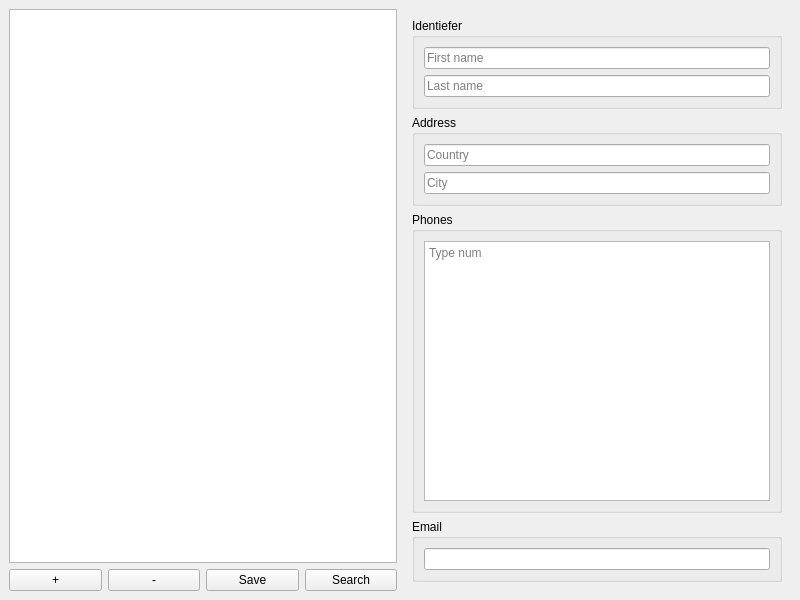
<?xml version="1.0" encoding="UTF-8"?>
<ui version="4.0">
 <class>MainWindow</class>
 <widget class="QMainWindow" name="MainWindow">
  <property name="geometry">
   <rect>
    <x>0</x>
    <y>0</y>
    <width>800</width>
    <height>600</height>
   </rect>
  </property>
  <property name="windowTitle">
   <string>MainWindow</string>
  </property>
  <widget class="QWidget" name="centralwidget">
   <layout class="QHBoxLayout" name="horizontalLayout_2">
    <item>
     <layout class="QVBoxLayout" name="verticalLayout_5">
      <item>
       <widget class="QListView" name="contactlist"/>
      </item>
      <item>
       <layout class="QHBoxLayout" name="toolbar">
        <item>
         <widget class="QPushButton" name="addButton">
          <property name="text">
           <string>+</string>
          </property>
         </widget>
        </item>
        <item>
         <widget class="QPushButton" name="deleteButton">
          <property name="text">
           <string>-</string>
          </property>
         </widget>
        </item>
        <item>
         <widget class="QPushButton" name="saveButton">
          <property name="text">
           <string>Save</string>
          </property>
         </widget>
        </item>
        <item>
         <widget class="QPushButton" name="searchButton">
          <property name="text">
           <string>Search</string>
          </property>
         </widget>
        </item>
       </layout>
      </item>
     </layout>
    </item>
    <item>
     <widget class="QFrame" name="dataFrame">
      <layout class="QVBoxLayout" name="datalayout">
       <item>
        <widget class="QGroupBox" name="IdentieferBox">
         <property name="title">
          <string>Identiefer</string>
         </property>
         <layout class="QVBoxLayout" name="verticalLayout_2">
          <item>
           <widget class="QLineEdit" name="fnameEdit">
            <property name="placeholderText">
             <string>First name</string>
            </property>
           </widget>
          </item>
          <item>
           <widget class="QLineEdit" name="lnameEdit">
            <property name="placeholderText">
             <string>Last name</string>
            </property>
           </widget>
          </item>
         </layout>
        </widget>
       </item>
       <item>
        <widget class="QGroupBox" name="adressBox">
         <property name="title">
          <string>Address</string>
         </property>
         <layout class="QVBoxLayout" name="verticalLayout_3">
          <item>
           <widget class="QLineEdit" name="countryEdit">
            <property name="text">
             <string/>
            </property>
            <property name="placeholderText">
             <string>Country</string>
            </property>
           </widget>
          </item>
          <item>
           <widget class="QLineEdit" name="cityEdit">
            <property name="text">
             <string/>
            </property>
            <property name="placeholderText">
             <string>City</string>
            </property>
           </widget>
          </item>
         </layout>
        </widget>
       </item>
       <item>
        <widget class="QGroupBox" name="phonesBox">
         <property name="title">
          <string>Phones</string>
         </property>
         <layout class="QGridLayout" name="gridLayout">
          <item row="0" column="0">
           <widget class="QPlainTextEdit" name="numlistWidget">
            <property name="placeholderText">
             <string>Type num</string>
            </property>
           </widget>
          </item>
         </layout>
        </widget>
       </item>
       <item>
        <widget class="QGroupBox" name="groupBox_4">
         <property name="title">
          <string>Email</string>
         </property>
         <layout class="QVBoxLayout" name="verticalLayout_4">
          <item>
           <widget class="QLineEdit" name="emailEdit"/>
          </item>
         </layout>
        </widget>
       </item>
      </layout>
     </widget>
    </item>
   </layout>
  </widget>
 </widget>
 <resources/>
 <connections/>
</ui>
